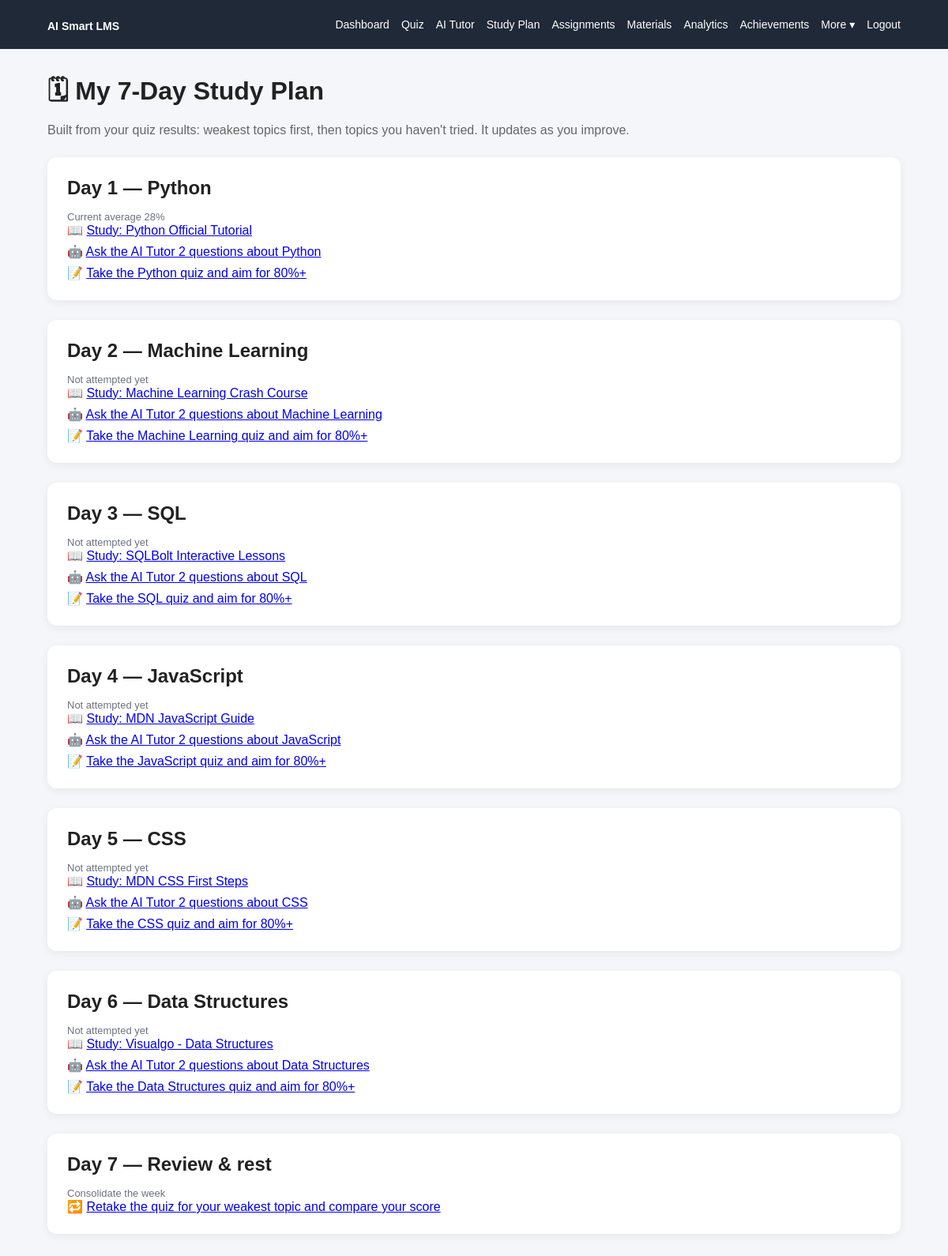
/study-plan (signed in), run on the app's committed database.
### tables this page shows
CREATE TABLE materials (
            id INTEGER PRIMARY KEY AUTOINCREMENT,
            title TEXT NOT NULL,
            topic TEXT NOT NULL,
            kind TEXT NOT NULL DEFAULT 'Article',
            url TEXT NOT NULL,
            description TEXT DEFAULT '',
            created_at TEXT NOT NULL
        );

### student_extras.py (the view)
@extras.route("/study-plan")
@login_required
def study_plan():
    return render_template("study_plan.html", plan=build_study_plan(session["user_id"]))

### app.py (called while the page is built)
@app.before_request
def _csrf_protect():
    check_csrf()
    if session.get("role") == "teacher" and request.endpoint in STUDENT_ONLY:
        return redirect(url_for("teacher.dashboard"))

@app.context_processor
def _template_globals():
    return {"csrf_token": csrf_token, "quiz_topics": list(QUIZZES.keys())}

### database.py (called while the page is built)
def get_connection():
    os.makedirs(DATABASE_FOLDER, exist_ok=True)
    connection = sqlite3.connect(DATABASE_NAME)
    connection.row_factory = sqlite3.Row
    connection.execute("PRAGMA foreign_keys = ON")
    return connection

### helpers.py (called while the page is built)
def login_required(view):
    @wraps(view)
    def wrapper(*args, **kwargs):
        if "user_id" not in session:
            return redirect(url_for("login"))
        if session.get("role") == "teacher":
            return redirect(url_for("teacher.dashboard"))
        return view(*args, **kwargs)
    return wrapper

def check_csrf():
    if request.method == "POST":
        sent = request.form.get("csrf_token", "")
        expected = session.get("_csrf", "")
        if not expected or not secrets.compare_digest(sent, expected):
            abort(400, "Invalid or missing CSRF token. Reload the page and try again.")

### templates/study_plan.html (shortened to what this page needs)
{% extends "base.html" %}
{% block content %}
<h1>🗓 My 7-Day Study Plan</h1>
<p class="subtitle">Built from your quiz results: weakest topics first, then topics you haven't tried. It updates as you improve.</p>
{% for d in plan %}
<div class="section">
    <h2>{{ d.day }} — {{ d.topic }}</h2>
    <p class="muted">{{ d.status }}</p>
    <ul class="tasks">
        {% for t in d.tasks %}
        <li>{{ t.icon }}
            {% if t.url %}<a href="{{ t.url }}" {% if t.url.startswith('http') %}target="_blank" rel="noopener noreferrer"{% endif %}>{{ t.text }}</a>
            {% else %}{{ t.text }}{% endif %}
        </li>
        {% endfor %}
    </ul>
</div>
{% endfor %}
{% endblock %}

### static/css/style.css (style rules this page uses)
* { box-sizing: border-box; margin: 0; padding: 0; }
body { font-family: Arial, sans-serif; background: #f4f6f9; color: #222; }
h1 { margin-bottom: 10px; }
h2 { margin-bottom: 15px; }
.subtitle { color: #666; margin-bottom: 25px; }
.section { background: white; padding: 25px; margin-top: 25px; border-radius: 12px; box-shadow: 0 3px 12px rgba(0,0,0,0.06); }
.muted { color: #6b7280; font-size: 13px; }
.tasks { list-style: none; display: flex; flex-direction: column; gap: 8px; }

### data on the page
materials: icon "📖", text "Study: Python Official Tutorial"
materials: icon "📖", text "Study: Machine Learning Crash Course"
materials: icon "📖", text "Study: SQLBolt Interactive Lessons"
materials: icon "📖", text "Study: MDN JavaScript Guide"
materials: icon "📖", text "Study: MDN CSS First Steps"
materials: icon "📖", text "Study: Visualgo - Data Structures"

### other printed values
{{ d.day }} "Day 1" "Day 2" "Day 3" "Day 4" "Day 5" "Day 6" "Day 7"
{{ d.topic }} "Python" "Machine Learning" "SQL" "JavaScript" "CSS" "Data Structures" "Review & rest"
{{ d.status }} "Current average 28%" "Not attempted yet" "Not attempted yet" "Not attempted yet" "Not attempted yet" "Not attempted yet" "Consolidate the week"
{{ t.icon }} "🤖" "📝" "🤖" "📝" "🤖" "📝" "🤖" "📝" "🤖" "📝" "🤖" "📝" "🔁"
{{ t.text }} "Ask the AI Tutor 2 questions about Python" "Take the Python quiz and aim for 80%+" "Ask the AI Tutor 2 questions about Machine Learning" "Take the Machine Learning quiz and aim for 80%+" "Ask the AI Tutor 2 questions about SQL" "Take the SQL quiz and aim for 80%+" "Ask the AI Tutor 2 questions about JavaScript" "Take the JavaScript quiz and aim for 80%+" "Ask the AI Tutor 2 questions about CSS" "Take the CSS quiz and aim for 80%+" "Ask the AI Tutor 2 questions about Data Structures" "Take the Data Structures quiz and aim for 80%+" "Retake the quiz for your weakest topic and compare your score"
